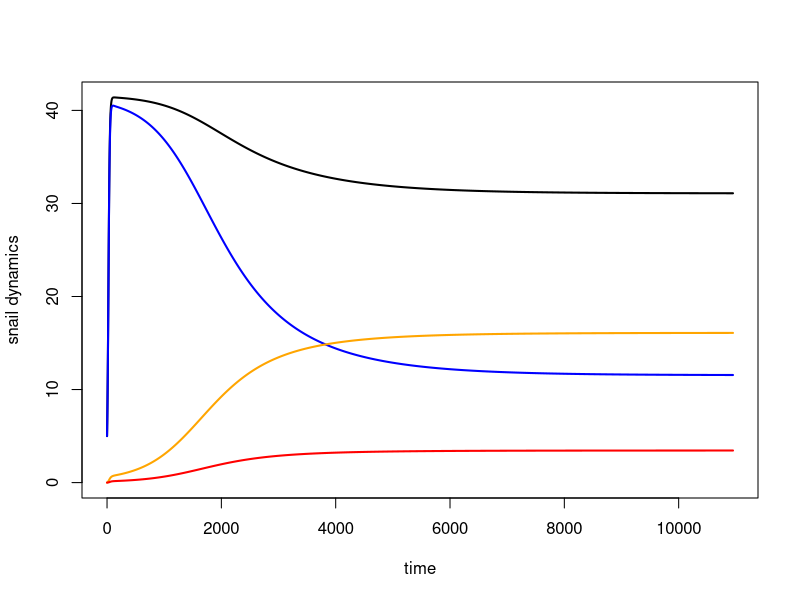
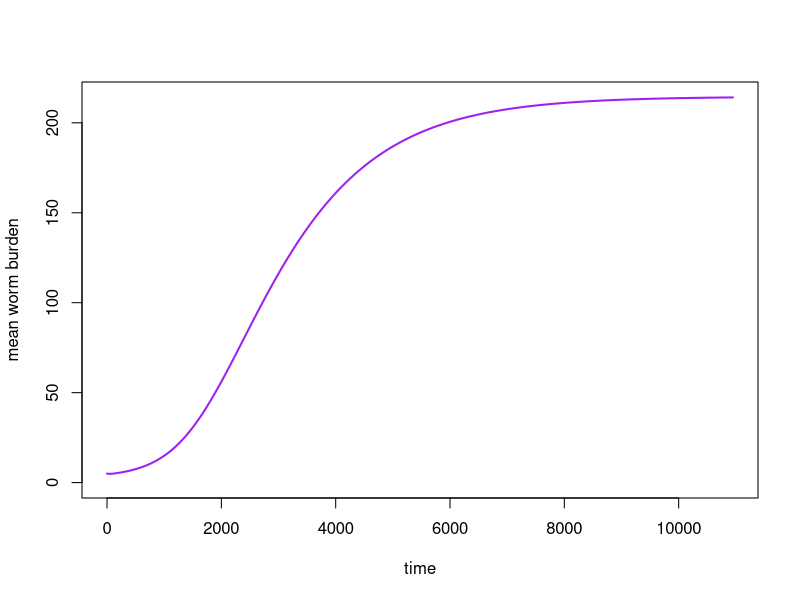
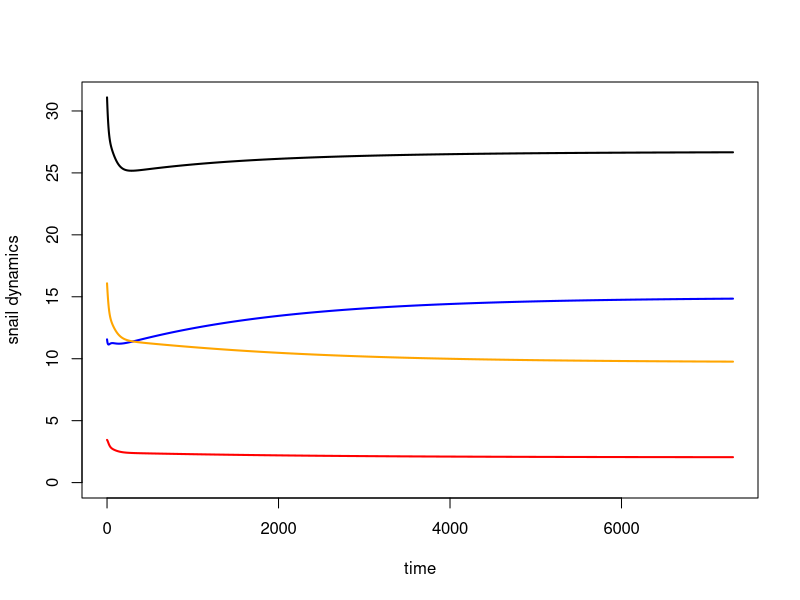
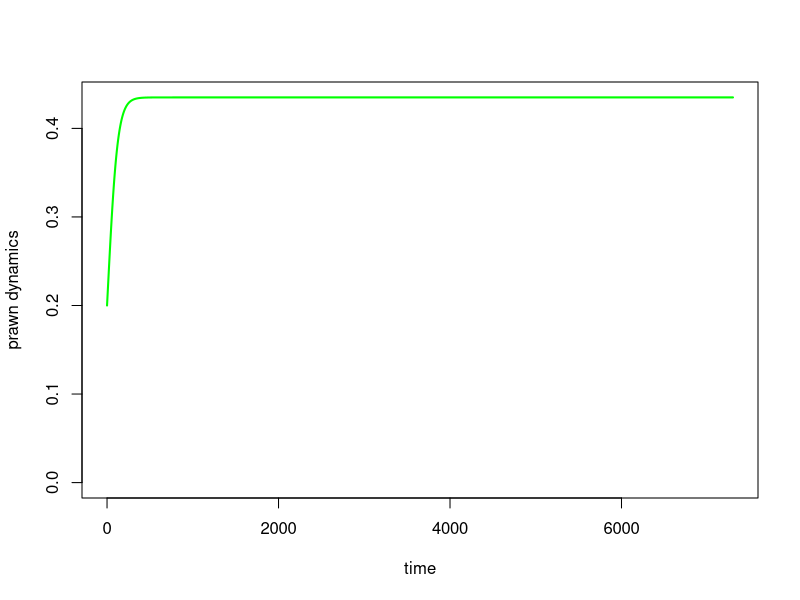
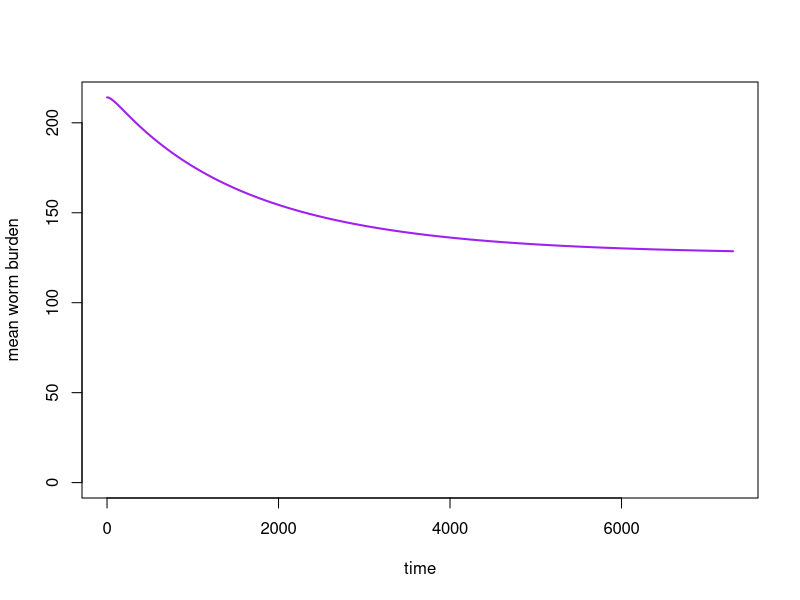
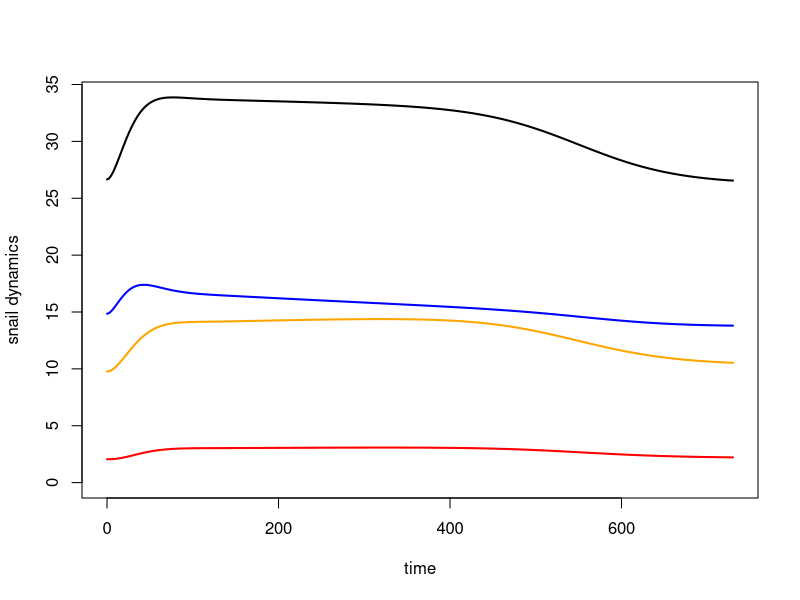
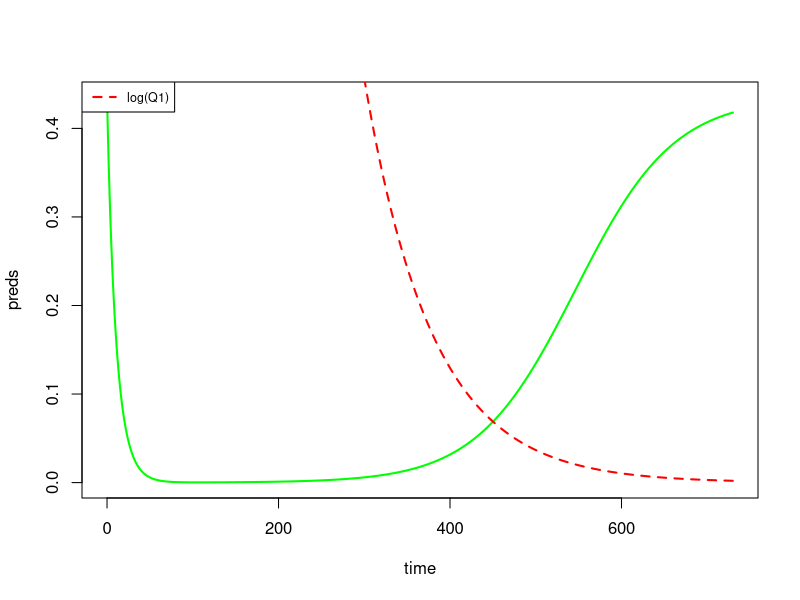
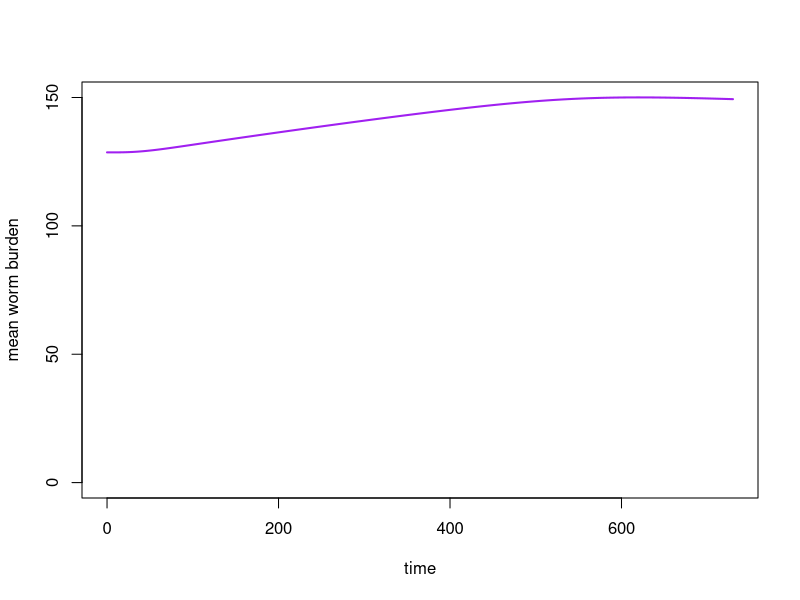

These charts were generated, in order, by the following R code:
#This work is licensed under a Creative Commons Attribution-NonCommercial 4.0 International License#########
#<http://creativecommons.org/licenses/by-nc/4.0/> by Christopher Hoover, Arathi Arakala, Manoj Gambhir 
#and Justin Remais. This work was supported in part by the National Institutes of Health/National Science 
#Foundation Ecology of Infectious Disease program funded by the Fogarty International Center 
#(grant R01TW010286), the National Institute of Allergy and Infectious Diseases (grant K01AI091864), 
#and the National Science Foundation Water Sustainability and Climate Program (grant 1360330).

#Per the terms of this license, if you are making derivative use of this work, you must identify that 
#your work is a derivative work, give credit to the original work, provide a link to the license, 
#and indicate changes that were made.###############

#Schisto model with time-variant agrochemical concentration
  #To do list
  #(1) Incorporate agrochemical functions
  #(2) Fit prawn pop dynamics to data
  #(3) Fit prawn attack rate on snails to PNAS data?

require(deSolve)

mod1 = function(t, n, parameters) {
  with(as.list(parameters),{
    
    S=n[1]
    E=n[2]
    I=n[3]
    W=n[4]
    P=n[5]
    Q1=n[6]
    
    
#Dynamic variables ####################
    #Total number of snails
      N = S+E+I  
    #mating function
      fx<-function(x, mean.worm = W, clump = k){
        (1-cos(x))/((1+((mean.worm/(clump+mean.worm))*cos(x)))^1+clump)
      }
      gamma = 1 - ((1-(W/(W+k)))^(1+k)/2*pi)*(integrate(fx, 0, 2*pi)$value)       
    
    #per capita predation of predators on snails with variable functional response based on parameter nn  
      pred= (alpha*P)/(1+(alpha*((N/A)^nn)*Th))   
      
    #Agrochem parameters
      phi_Nq = phi_N #* f1(Q1)
      mu_Nq = mu_N #* f2(Q1)
      mu_Pq = mu_P + exp(-3.074e+02*exp(-Q1))/10
      v_q = v #* f4(Q1)
      theta_q = theta #* f5(Q1)
      pi_Mq = pi_M #* f6(Q1)
      pi_Cq = pi_C #* f7(Q1)
    
    #Schistosome larval concentration equations
    Wf = 0.5*W*H*gamma
    
    M = Wf*m*v_q*pi_Mq 
    
    C = theta_q*I*pi_Cq 
    
    #print(c(paste('M = ', round(M, digits = 2), sep = ''),
    #        paste('C = ', round(C, digits = 2), sep = ''),
    #        paste('gam = ', round(gamma, digits = 2), sep = ''),
    #        paste('pred = ', pred, sep = ''),
    #        paste('N = ', round(N, digits = 2), sep = '')))
    
#differential equations ###################
    
    dSdt= f_N*(1-N/(phi_Nq*A))*(S+z*E) - mu_Nq*S - pred*(S/A)^nn - beta*M*Om*S       #Susceptible snails
    
    dEdt= beta*M*S - mu_Nq*E - pred*(E/A)^nn - sigma*E                           #Exposed snails
    
    dIdt= sigma*E - mu_Nq*I - mu_I*I - pred*(I/A)^nn                             #Infected snails
    
    dWdt= lamda*Om*C - (mu_W+mu_H)*W                                      #mean worm burden in human population
    
    dPdt= f_P*(1-P/(phi_P*A))*P - mu_Pq*P                                    #prawn population (number individuals)
    
    dQ1dt= -k_Q1*Q1                                                    #Agrochemical concentration
 
    
    return(list(c(dSdt, dEdt, dIdt, dWdt, dPdt, dQ1dt)))
  }) 
}

#Initial values and parameters #####################
area=1 #m^2
nstart1 = c(S=5*area, 
           E=0, 
           I=0, 
           W=5, 
           P=0, 
           Q1=0)
yrs=30
time = seq(0,365*yrs,1)

parameters=c(
  # Location parameters
  A = area,          # Area of site of interest, m^2
  H = 1.5*area,      # Human population at site of interest (based on 300 people at 200m^2 water contact site from Sokolow PNAS)
  Om = 1,            # degree of overlap between water contamination, snail, and human habitats
  
  # Snail reproductive parameters
  f_N = 0.10,        # Birth rate of adult snails (snails/reproductive snail/day, including survival to detection - more like a recruitment rate); 
                     #   from Sokolow et al. 2015 
  phi_N = 50,        # Carrying capacity of snails (snails/m^2), from Sokolow et al. 2015
  z = 0.7,           # Fraction of exposed snails that reproduce

  # Snail mortality parameters
  mu_N = 1/60,        # Natural mortality rate of large snails (deaths/snail/day; assume mean lifespan = 60 days)
  mu_I = 1/10,        # Additional mortality rate of shedding snails as a result of infection, from Sokolow et al. 2015
  
  # Predator pop dynamic parameters (from pred tweaking code)
  f_P = 0.02,          #Predator intrinsic recruitment rate
  phi_P = 0.5,         #Predator carrying capacity
  mu_P = 0.0026,       #Predator mortality rate
  
  # Predation parameters
  alpha = 0.003,     # predator attack rate on snails
  Th = 1/14,         # Predator handling time
  nn = 2,            # exponent of the Holling's type III functional response
  
  # miracidia parameters
  m = 432,           # Miracidial shedding rate per adult female worm assuming 0.36 eggs/mL urine and 1200 mL urine per person per day
  v = 0.084,         # Egg viability of S. haematobium (i.e. miracidia/egg)
  pi_M = 1,          # Miracidial infectivity parameter
  
  # cercariae parameters
  theta = 109,       # cercarial shedding rate in snails (cercariae/I-snail/day); Pfluger 1984
  pi_C = 1,          # cercarial infectivity parameter

  # transmission parameters
  beta = 1e-5,       # Human-to-snail infection probability in reference area (infected snails/miracidia/snail/day)
  sigma = 1/40,      # Latent period for exposed snails (infectious snails/exposed snail/day))
  lamda = 5e-4,      # Snail-to-human infection probability per cercaria
  k=0.2,             # Clumping parameter of negative binomial distribution of worms in humans
  
  #Agrochemical parameters
  k_Q1 = 0.0126,     # half-life of agrochemical (Chlorpyrifos here) in water according to Cornell database
  
  # Schisto mortality parameters
  mu_W = 1/(3.3*365), # Natural mortality rate of adult worms in humans, assuming average lifespan of 3.3 years, from Sokolow et al. 2015
  mu_H = 1/(60*365)   # Natural mortality of humans (contributing to worm mortality), assuming average lifespan of 60 years, from Sokolow et al. 2015
)

#Model run with no predators, no agrochemicals and plot ####################
output1 = as.data.frame(ode(nstart1, time, mod1, parameters))
  output1$N = (output1$S + output1$E + output1$I)

plot(x = output1$time, y = output1$N, lwd=2, xlab = 'time', ylab = 'snail dynamics', 
     type = 'l', ylim = c(0, max(output1$N)))
  lines(output1$time, output1$S, lwd=2, col = 'blue')
  lines(output1$time, output1$E, lwd=2, col = 'orange')
  lines(output1$time, output1$I, lwd=2, col = 'red')
  
plot(output1$time, output1$W, lwd=2, col = 'purple', type = 'l', 
     xlab = 'time', ylab = 'mean worm burden', ylim = c(0,max(output1$W)))  

#Model run adding in predators ##################
nstart2 = c(S=output1[max(output1$time),c(2)], 
              E=output1[max(output1$time),c(3)], 
              I=output1[max(output1$time),c(4)], 
              W=output1[max(output1$time),c(5)], 
              P=0.2*area, 
              Q1=0)
yrs=20
time = seq(0,365*yrs,1)
  
output2 = as.data.frame(ode(nstart2, time, mod1, parameters))
  output2$N = (output2$S + output2$E + output2$I)
  
plot(x = output2$time, y = output2$N, lwd=2, xlab = 'time', ylab = 'snail dynamics', 
       type = 'l', ylim = c(0, max(output2$N)))
  lines(output2$time, output2$S, lwd=2, col = 'blue')
  lines(output2$time, output2$E, lwd=2, col = 'orange')
  lines(output2$time, output2$I, lwd=2, col = 'red')
  
plot(output2$time, output2$P, lwd=2, type = 'l', col = 'green', 
       xlab = 'time', ylab = 'prawn dynamics', ylim = c(0, max(output2$P)))
  
plot(output2$time, output2$W, lwd=2, col = 'purple', type = 'l', xlab = 'time', 
     ylab = 'mean worm burden', ylim = c(0,max(output2$W)))  
  
#Model run adding in example agrochemical, chlorpyrifos (Q1) ##################
nstart3 = c(S=output2[max(output2$time),c(2)], 
            E=output2[max(output2$time),c(3)], 
            I=output2[max(output2$time),c(4)], 
            W=output2[max(output2$time),c(5)], 
            P=output2[max(output2$time),c(6)], 
            Q1=20)
yrs=2
time = seq(0,365*yrs,1)
  
output3 = as.data.frame(ode(nstart3, time, mod1, parameters))
  output3$N = output3$S + output3$E + output3$I

  plot(x = output3$time, y = output3$N, lwd=2, xlab = 'time', ylab = 'snail dynamics', 
       type = 'l', ylim = c(0, max(output3$N)))
  lines(output3$time, output3$S, lwd=2, col = 'blue')
  lines(output3$time, output3$E, lwd=2, col = 'orange')
  lines(output3$time, output3$I, lwd=2, col = 'red')
  
plot(output3$time, output3$P, lwd=2, type = 'l', col = 'green', 
       xlab = 'time', ylab = 'preds', ylim = c(0, max(output3$P)))
  lines(output3$time, output3$Q1, lwd=2, col = 'red', lty = 2)
  legend('topleft', cex = 0.75, lty = 2, col = 'red', lwd = 2, legend = 'log(Q1)')

plot(output3$time, output3$W, lwd=2, col = 'purple', type = 'l', xlab = 'time', 
     ylab = 'mean worm burden', ylim = c(0,max(output3$W)))  
